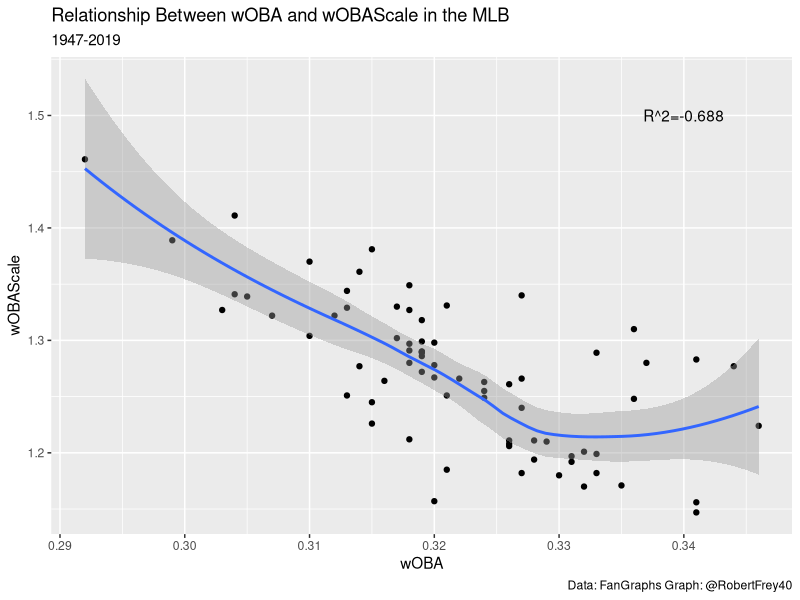
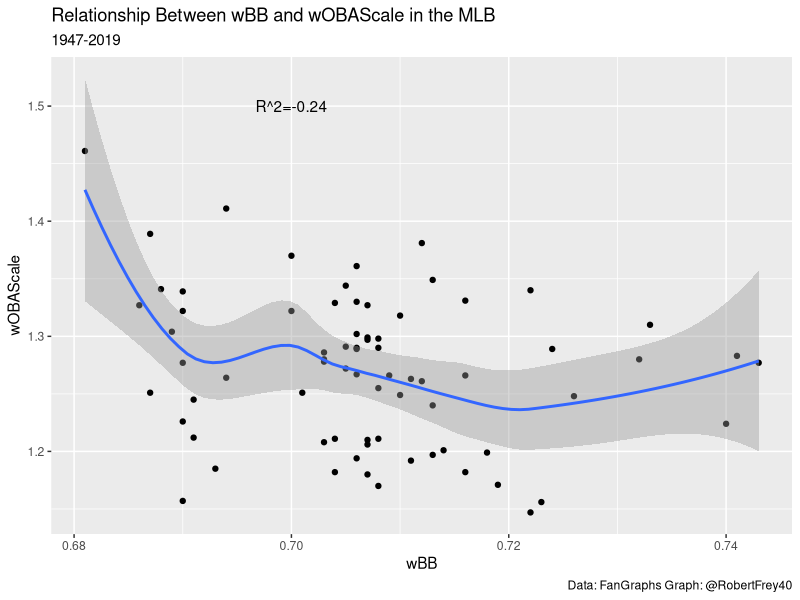
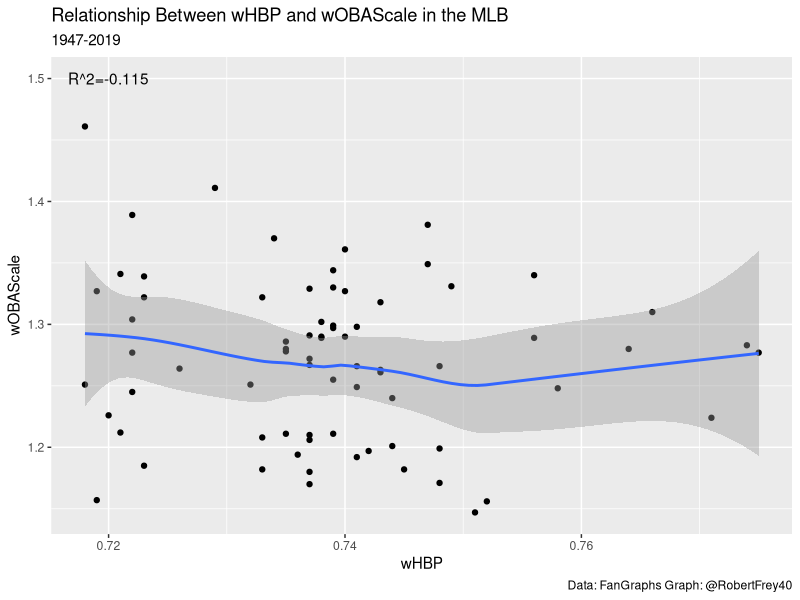
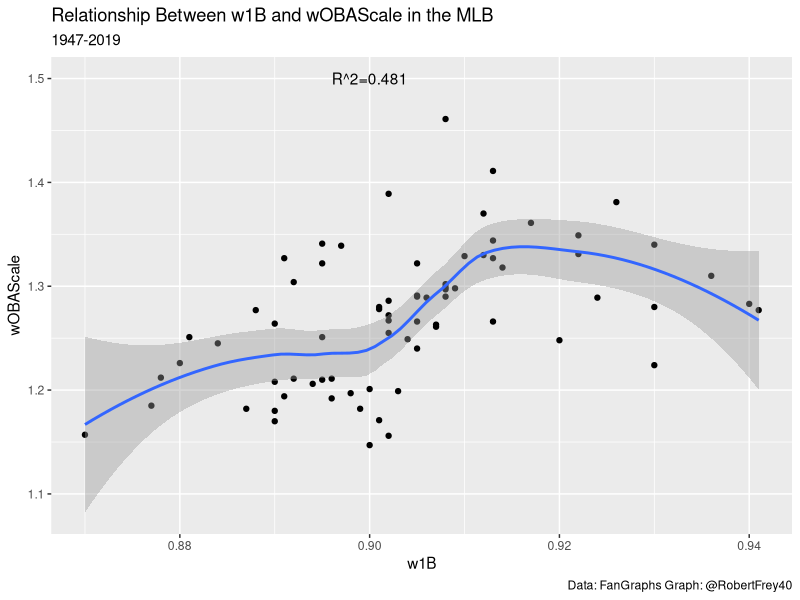
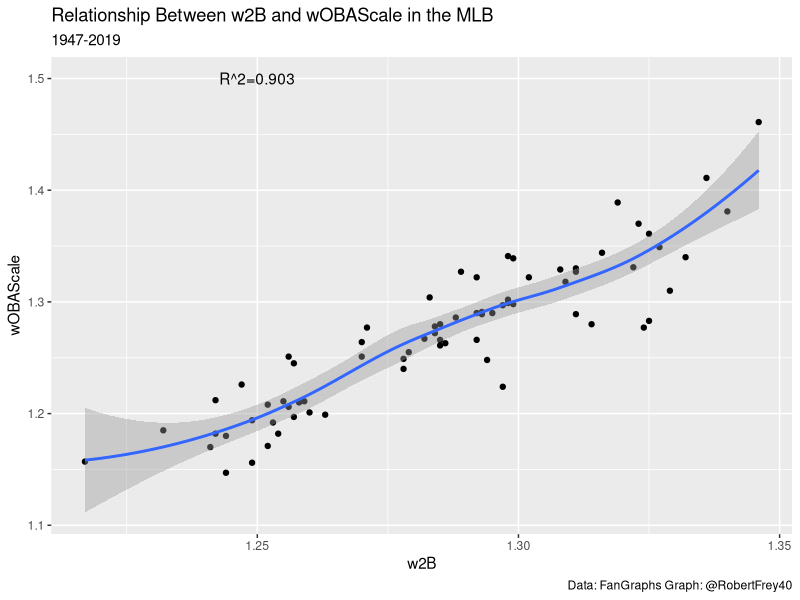
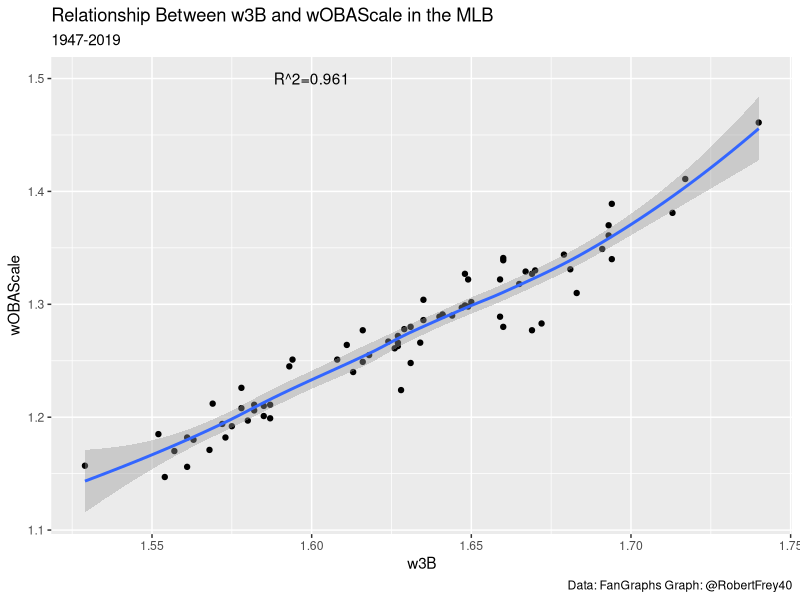
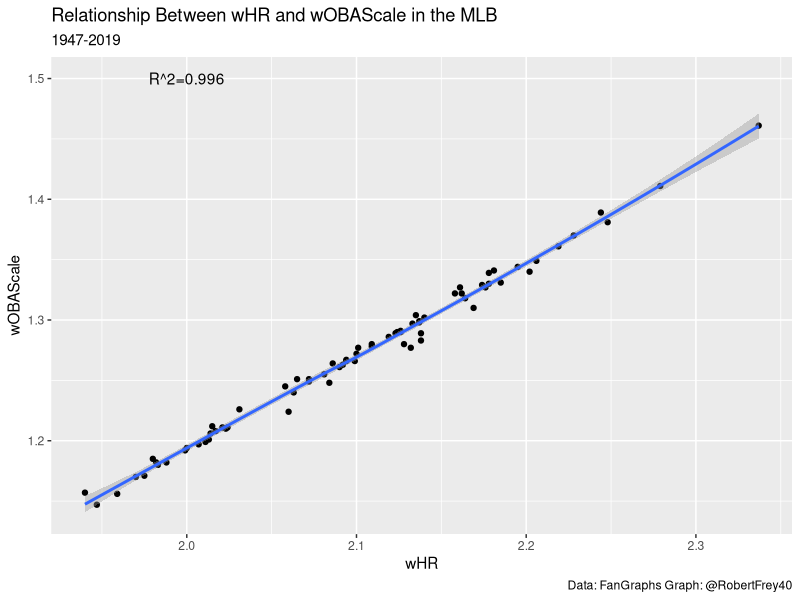
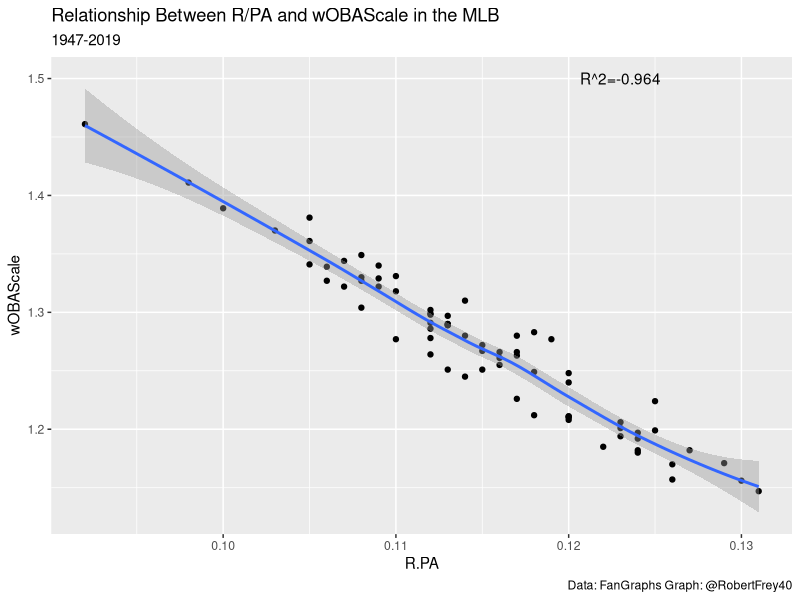

Source code (R) for these figures, in order:
#FanGraphs Correlations
Guts = read.csv("Guts Fangraphs.csv", stringsAsFactors = F)
colnames(Guts)[1] <- "Year"


library(tidyverse)
Guts = Guts %>% filter(Year >= 1947)

ggplot(Guts,aes(x=wOBA,y=wOBAScale)) +
  geom_point() +
  stat_smooth() +
  ggtitle("Relationship Between wOBA and wOBAScale in the MLB",
          subtitle = "1947-2019") +
  labs(caption = "Data: FanGraphs Graph: @RobertFrey40") +
  annotate("text", x = .34, y = 1.5, 
           label = paste0("R^2=",round(cor(x=Guts$wOBA,y=Guts$wOBAScale),3)))

ggplot(Guts,aes(x=wBB,y=wOBAScale)) +
  geom_point() +
  stat_smooth() +
  ggtitle("Relationship Between wBB and wOBAScale in the MLB",
          subtitle = "1947-2019") +
  labs(caption = "Data: FanGraphs Graph: @RobertFrey40") +
  annotate("text", x = .7, y = 1.5, 
           label = paste0("R^2=",round(cor(x=Guts$wBB,y=Guts$wOBAScale),3)))

ggplot(Guts,aes(x=wHBP,y=wOBAScale)) +
  geom_point() +
  stat_smooth() +
  ggtitle("Relationship Between wHBP and wOBAScale in the MLB",
          subtitle = "1947-2019") +
  labs(caption = "Data: FanGraphs Graph: @RobertFrey40") +
  annotate("text", x = .72, y = 1.5, 
           label = paste0("R^2=",round(cor(x=Guts$wHBP,y=Guts$wOBAScale),3)))

ggplot(Guts,aes(x=w1B,y=wOBAScale)) +
  geom_point() +
  stat_smooth() +
  ggtitle("Relationship Between w1B and wOBAScale in the MLB",
          subtitle = "1947-2019") +
  labs(caption = "Data: FanGraphs Graph: @RobertFrey40") +
  annotate("text", x = .9, y = 1.5, 
           label = paste0("R^2=",round(cor(x=Guts$w1B,y=Guts$wOBAScale),3)))

ggplot(Guts,aes(x=w2B,y=wOBAScale)) +
  geom_point() +
  stat_smooth() +
  ggtitle("Relationship Between w2B and wOBAScale in the MLB",
          subtitle = "1947-2019") +
  labs(caption = "Data: FanGraphs Graph: @RobertFrey40") +
  annotate("text", x = 1.25, y = 1.5, 
           label = paste0("R^2=",round(cor(x=Guts$w2B,y=Guts$wOBAScale),3)))

ggplot(Guts,aes(x=w3B,y=wOBAScale)) +
  geom_point() +
  stat_smooth() +
  ggtitle("Relationship Between w3B and wOBAScale in the MLB",
          subtitle = "1947-2019") +
  labs(caption = "Data: FanGraphs Graph: @RobertFrey40") +
  annotate("text", x = 1.6, y = 1.5, 
           label = paste0("R^2=",round(cor(x=Guts$w3B,y=Guts$wOBAScale),3)))

ggplot(Guts,aes(x=wHR,y=wOBAScale)) +
  geom_point() +
  stat_smooth() +
  ggtitle("Relationship Between wHR and wOBAScale in the MLB",
          subtitle = "1947-2019") +
  labs(caption = "Data: FanGraphs Graph: @RobertFrey40") +
  annotate("text", x = 2, y = 1.5, 
           label = paste0("R^2=",round(cor(x=Guts$wHR,y=Guts$wOBAScale),3)))

ggplot(Guts,aes(x=R.PA,y=wOBAScale)) +
  geom_point() +
  stat_smooth() +
  ggtitle("Relationship Between R/PA and wOBAScale in the MLB",
          subtitle = "1947-2019") +
  labs(caption = "Data: FanGraphs Graph: @RobertFrey40") +
  annotate("text", x = .123, y = 1.5, 
           label = paste0("R^2=",round(cor(x=Guts$R.PA,y=Guts$wOBAScale),3)))